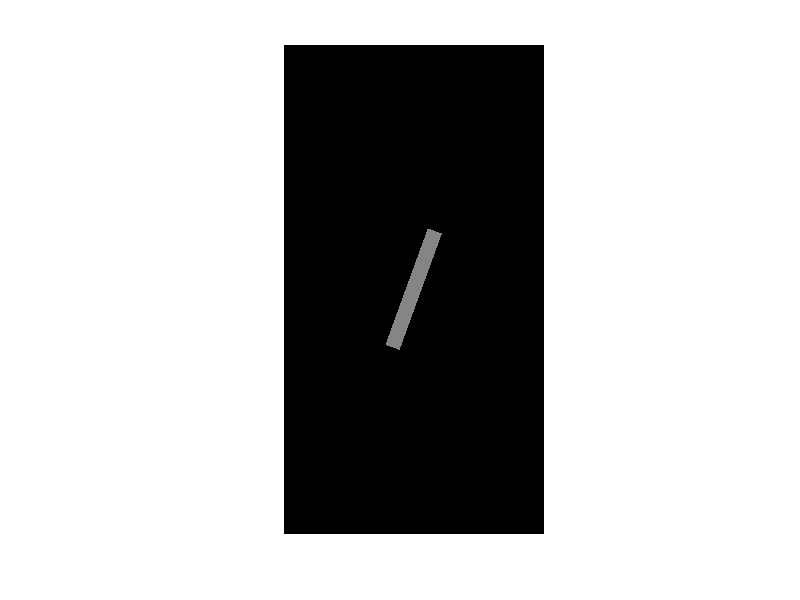

MATLAB code for this plot:
%%% Create Lines for switching training.
%%%
%%% created by Yu-Shiang Su (2015/10/16)

%% Setting
% picture size
pic_wid = 400;
pic_len = 750;

%rec_length = 250;

% Brightness
rec_maxbrightness = 1;          %Max line transparency, 1 for white
rec_minbrightness = 0.4;       %Min line transparency, 0 for black
brightness_lv = 2;              %levels for line transparency

% Angle
rec_maxangle = +20;
rec_minangle = -20;
angle_lv = 2;

% Thickness
rec_maxthickness = 55;
rec_minthickness = 15;
thickness_lv = 2;

% Length
rec_maxlength = 350;
rec_minlength = 150;
length_lv = 2;       

%% Loops for creating picture and save
for brightness_cond = 0:1
    for angle_cond = 0:1
        for thickness_cond = 0:1
            for length_cond = 0:1
                for brightness_lv_counter = 1:brightness_lv
                    for angle_lv_counter = 1:angle_lv
                        for thickness_lv_counter = 1:thickness_lv
                            for length_lv_counter = 1:length_lv
% define rectangle characteristics
switch brightness_cond   % BRight/DArk
    case 0
        line_COND.brightness = 'BRight';
        rec_brightness = ((rec_maxbrightness - rec_minbrightness)/5 * 1)/ (brightness_lv - 1) * (brightness_lv_counter - 1) + ...
            (rec_maxbrightness- ((rec_maxbrightness - rec_minbrightness)/5 * 1));
    case 1
        line_COND.brightness = 'DArk';
        rec_brightness = ((rec_maxbrightness - rec_minbrightness)/5 * 1)/ (brightness_lv - 1) * (brightness_lv_counter - 1) + ...
            rec_minbrightness;
end

switch angle_cond   % VErtical/HOrizontal
    case 0
        line_COND.angle = 'HOrizontal';
        rec_angle = (rec_maxangle - rec_minangle)/(angle_lv-1) * (angle_lv_counter-1) + (90 + rec_minangle);
    case 1
        line_COND.angle = 'VErtical';
        rec_angle = (rec_maxangle - rec_minangle)/(angle_lv-1) * (angle_lv_counter-1) + rec_minangle;
end

switch thickness_cond  % THick/NArrow
    case 0
        line_COND.thickness = 'THick';
        rec_thickness = ((rec_maxthickness - rec_minthickness)/5 * 1)/ (thickness_lv-1) * (thickness_lv_counter-1) + ...
            (rec_maxthickness- ((rec_maxthickness - rec_minthickness)/5 * 1));
    case 1
        line_COND.thickness = 'NAick';
        rec_thickness = ((rec_maxthickness - rec_minthickness)/5 * 1)/ (thickness_lv-1) * (thickness_lv_counter-1) + ...
            rec_minthickness;
end

switch length_cond  % SUperior/INferior
    case 0
        line_COND.location = 'LOng';
        rec_length = ((rec_maxlength - rec_minlength)/5 * 1)/ (length_lv-1) * (length_lv_counter-1) + ...
            (rec_maxlength- ((rec_maxlength - rec_minlength)/5 * 1));
    case 1
        line_COND.location = 'SHort';
        rec_length = ((rec_maxlength - rec_minlength)/5 * 1)/ (length_lv-1) * (length_lv_counter-1) + ...
            rec_minlength;
end

fprintf('%s%0.2f%s%s%0.2f%s%s%0.2f%s%s%0.2f\n', line_COND.brightness(1:2), rec_brightness, ' ,', line_COND.angle(1:2), rec_angle, ' ,',...
    line_COND.thickness(1:2), rec_thickness, ' ,', line_COND.location(1:2), rec_length)

%% define the coordinates of 4 points for the rectangle
x1 = (pic_wid/2) - (sind(rec_angle)*rec_length/2) - (cosd(rec_angle)*rec_thickness/2);
x2 = (pic_wid/2) - (sind(rec_angle)*rec_length/2) + (cosd(rec_angle)*rec_thickness/2);
x3 = (pic_wid/2) + (sind(rec_angle)*rec_length/2) + (cosd(rec_angle)*rec_thickness/2);
x4 = (pic_wid/2) + (sind(rec_angle)*rec_length/2) - (cosd(rec_angle)*rec_thickness/2);
y1 = (pic_len/2) + (cosd(rec_angle)*rec_length/2) - (sind(rec_angle)*rec_thickness/2);
y2 = (pic_len/2) + (cosd(rec_angle)*rec_length/2) + (sind(rec_angle)*rec_thickness/2);
y3 = (pic_len/2) - (cosd(rec_angle)*rec_length/2) + (sind(rec_angle)*rec_thickness/2);
y4 = (pic_len/2) - (cosd(rec_angle)*rec_length/2) - (sind(rec_angle)*rec_thickness/2);

%% define picture file name
pic_name = ['line_' ...
    line_COND.brightness(1:2) num2str(brightness_lv_counter) '_' ...
    line_COND.angle(1:2) num2str(angle_lv_counter) '_' ...
    line_COND.thickness(1:2) num2str(thickness_lv_counter) '_' ... 
    line_COND.location(1:2) num2str(length_lv_counter) '.jpg'];

%% create picture for drawing
pic_img = imshow(zeros(pic_len, pic_wid));

%% Draw Line!
patch([x1 x2 x3 x4], [y1 y2 y3 y4], [1 1 1], ...
    'EdgeColor', 'none', 'FaceAlpha', rec_brightness)

%% Transform updated graphic to image
upd_img = getframe(gca);
img2save = frame2im(upd_img);    

%% Save the image
imwrite(img2save, pic_name);
close figure 1


                            end
                        end
                    end
                end
            end
        end
    end
end